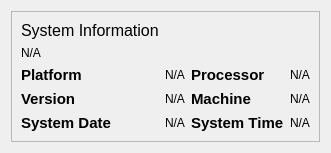
            <widget class="QWidget" name="systeminfo">
             <layout class="QVBoxLayout" name="verticalLayout_4">
              <item>
               <widget class="QFrame" name="system_info_frame">
                <property name="frameShape">
                 <enum>QFrame::StyledPanel</enum>
                </property>
                <property name="frameShadow">
                 <enum>QFrame::Raised</enum>
                </property>
                <layout class="QGridLayout" name="gridLayout_7">
                 <item row="0" column="0" alignment="Qt::AlignBottom">
                  <widget class="QLabel" name="label_30">
                   <property name="font">
                    <font>
                     <pointsize>12</pointsize>
                    </font>
                   </property>
                   <property name="text">
                    <string>System Information</string>
                   </property>
                  </widget>
                 </item>
                 <item row="2" column="1">
                  <widget class="QLabel" name="label_36">
                   <property name="text">
                    <string>N/A</string>
                   </property>
                  </widget>
                 </item>
                 <item row="1" column="0" alignment="Qt::AlignTop">
                  <widget class="QLabel" name="label_31">
                   <property name="text">
                    <string>N/A</string>
                   </property>
                  </widget>
                 </item>
                 <item row="2" column="2">
                  <widget class="QLabel" name="label_37">
                   <property name="font">
                    <font>
                     <pointsize>11</pointsize>
                     <weight>75</weight>
                     <bold>true</bold>
                    </font>
                   </property>
                   <property name="text">
                    <string>Processor</string>
                   </property>
                  </widget>
                 </item>
                 <item row="4" column="0">
                  <widget class="QLabel" name="label_35">
                   <property name="font">
                    <font>
                     <pointsize>11</pointsize>
                     <weight>75</weight>
                     <bold>true</bold>
                    </font>
                   </property>
                   <property name="text">
                    <string>System Date</string>
                   </property>
                  </widget>
                 </item>
                 <item row="2" column="0">
                  <widget class="QLabel" name="label_33">
                   <property name="font">
                    <font>
                     <pointsize>11</pointsize>
                     <weight>75</weight>
                     <bold>true</bold>
                    </font>
                   </property>
                   <property name="text">
                    <string>Platform</string>
                   </property>
                  </widget>
                 </item>
                 <item row="3" column="0">
                  <widget class="QLabel" name="label_34">
                   <property name="font">
                    <font>
                     <pointsize>11</pointsize>
                     <weight>75</weight>
                     <bold>true</bold>
                    </font>
                   </property>
                   <property name="text">
                    <string>Version</string>
                   </property>
                  </widget>
                 </item>
                 <item row="2" column="3">
                  <widget class="QLabel" name="label_38">
                   <property name="text">
                    <string>N/A</string>
                   </property>
                  </widget>
                 </item>
                 <item row="3" column="1">
                  <widget class="QLabel" name="label_39">
                   <property name="text">
                    <string>N/A</string>
                   </property>
                  </widget>
                 </item>
                 <item row="4" column="1">
                  <widget class="QLabel" name="label_40">
                   <property name="text">
                    <string>N/A</string>
                   </property>
                  </widget>
                 </item>
                 <item row="3" column="2">
                  <widget class="QLabel" name="label_41">
                   <property name="font">
                    <font>
                     <pointsize>11</pointsize>
                     <weight>75</weight>
                     <bold>true</bold>
                    </font>
                   </property>
                   <property name="text">
                    <string>Machine</string>
                   </property>
                  </widget>
                 </item>
                 <item row="4" column="2">
                  <widget class="QLabel" name="label_42">
                   <property name="font">
                    <font>
                     <pointsize>11</pointsize>
                     <weight>75</weight>
                     <bold>true</bold>
                    </font>
                   </property>
                   <property name="text">
                    <string>System Time</string>
                   </property>
                  </widget>
                 </item>
                 <item row="3" column="3">
                  <widget class="QLabel" name="label_43">
                   <property name="text">
                    <string>N/A</string>
                   </property>
                  </widget>
                 </item>
                 <item row="4" column="3">
                  <widget class="QLabel" name="label_44">
                   <property name="text">
                    <string>N/A</string>
                   </property>
                  </widget>
                 </item>
                </layout>
               </widget>
              </item>
             </layout>
            </widget>
